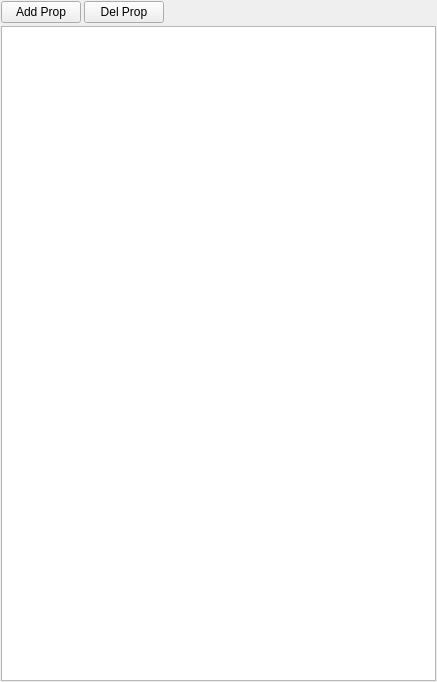
<?xml version="1.0" encoding="UTF-8"?>
<ui version="4.0">
 <class>DictProps_Widget</class>
 <widget class="QWidget" name="DictProps_Widget">
  <property name="geometry">
   <rect>
    <x>0</x>
    <y>0</y>
    <width>437</width>
    <height>682</height>
   </rect>
  </property>
  <property name="windowTitle">
   <string>Form</string>
  </property>
  <layout class="QVBoxLayout" name="verticalLayout">
   <property name="spacing">
    <number>3</number>
   </property>
   <property name="leftMargin">
    <number>1</number>
   </property>
   <property name="topMargin">
    <number>1</number>
   </property>
   <property name="rightMargin">
    <number>1</number>
   </property>
   <property name="bottomMargin">
    <number>1</number>
   </property>
   <item>
    <layout class="QHBoxLayout" name="horizontalLayout">
     <item>
      <widget class="QPushButton" name="btnAdd">
       <property name="toolTip">
        <string>Add Prop</string>
       </property>
       <property name="text">
        <string>Add Prop</string>
       </property>
       <property name="icon">
        <iconset resource="images.qrc">
         <normaloff>:/images/add.png</normaloff>:/images/add.png</iconset>
       </property>
       <property name="shortcut">
        <string>Shift+Ins</string>
       </property>
      </widget>
     </item>
     <item>
      <widget class="QPushButton" name="btnDel">
       <property name="toolTip">
        <string>Del Prop</string>
       </property>
       <property name="text">
        <string>Del Prop</string>
       </property>
       <property name="icon">
        <iconset resource="images.qrc">
         <normaloff>:/images/del.png</normaloff>:/images/del.png</iconset>
       </property>
       <property name="shortcut">
        <string>Shift+Del</string>
       </property>
      </widget>
     </item>
     <item>
      <spacer name="horizontalSpacer">
       <property name="orientation">
        <enum>Qt::Horizontal</enum>
       </property>
       <property name="sizeHint" stdset="0">
        <size>
         <width>40</width>
         <height>20</height>
        </size>
       </property>
      </spacer>
     </item>
    </layout>
   </item>
   <item>
    <widget class="QTableView" name="tvProps">
     <property name="styleSheet">
      <string notr="true">QTableView::item:focus { border : 2px solid blue; }</string>
     </property>
     <property name="alternatingRowColors">
      <bool>true</bool>
     </property>
     <property name="selectionMode">
      <enum>QAbstractItemView::SingleSelection</enum>
     </property>
     <property name="selectionBehavior">
      <enum>QAbstractItemView::SelectRows</enum>
     </property>
     <attribute name="horizontalHeaderVisible">
      <bool>true</bool>
     </attribute>
     <attribute name="horizontalHeaderStretchLastSection">
      <bool>true</bool>
     </attribute>
     <attribute name="verticalHeaderStretchLastSection">
      <bool>false</bool>
     </attribute>
    </widget>
   </item>
  </layout>
 </widget>
 <resources>
  <include location="images.qrc"/>
 </resources>
 <connections/>
</ui>
